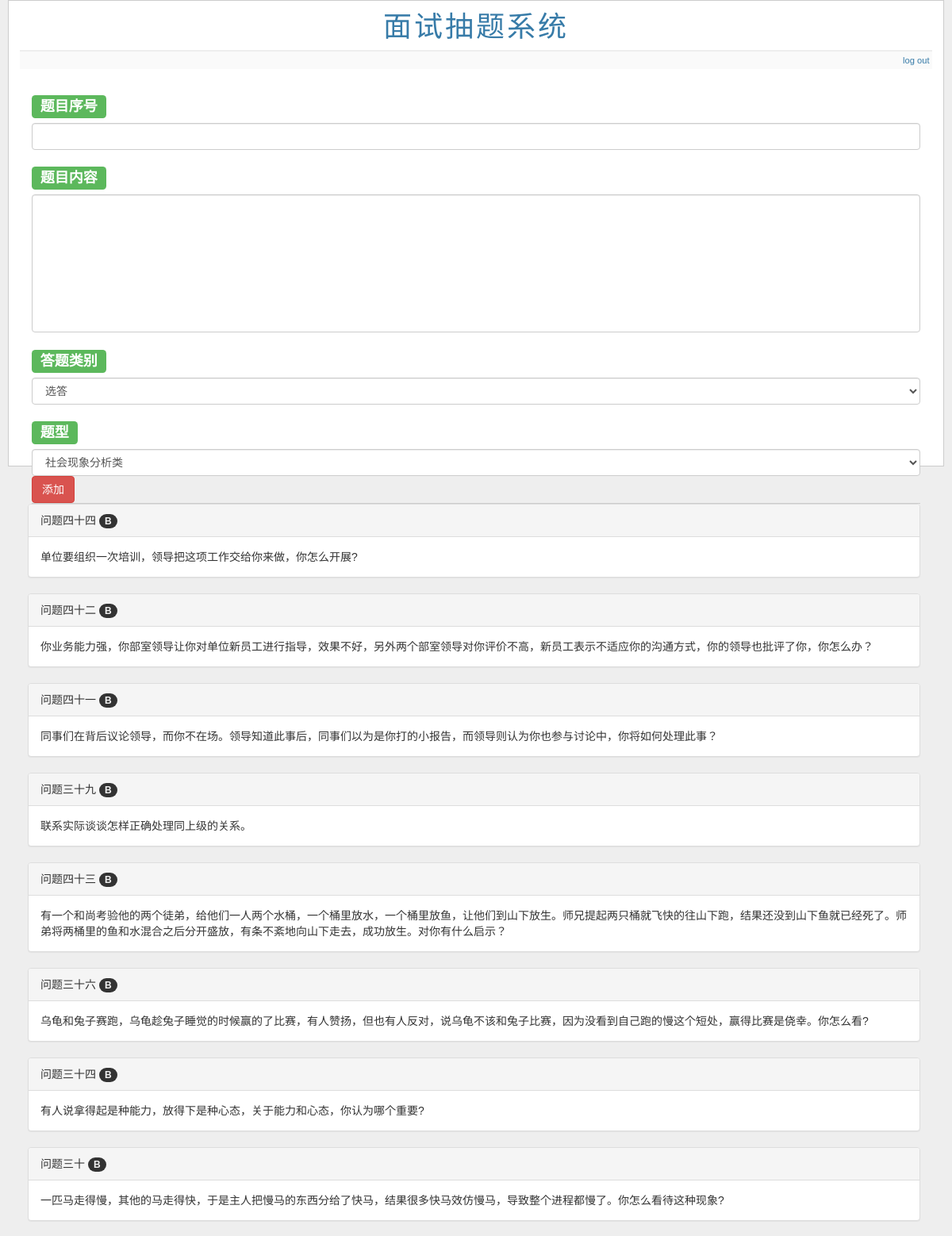
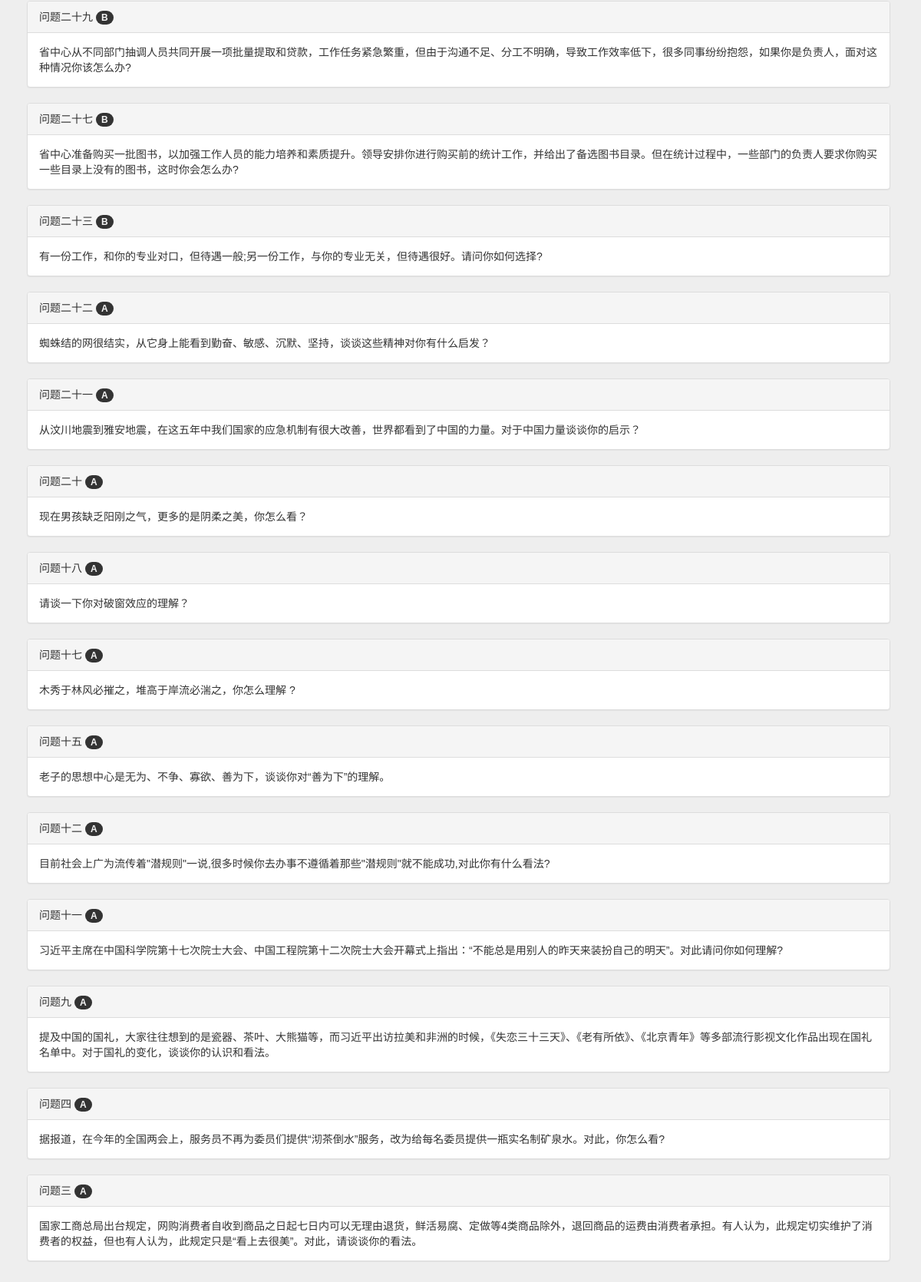
Page /manage (signed in) on the committed database (2 pictures, top to bottom).
### tables this page shows
CREATE TABLE entries (
        id integer primary key autoincrement,
        title text not null,
        text text not null,
        required char(1) NOT NULL,
        category char(20) NOT NULL
        );

### finale.py (the view)
@app.route('/manage')
def show_entries():
    if not session.get('logged_in'):
        abort('401')
    cur = g.db.execute('select title, text, required, category from entries order by id desc')
    entries = [dict(title=row[0], text=row[1], required=row[2], category=row[3]) for row in cur.fetchall()]
    return render_template('manage.html', entries=entries)

### finale.py (called while the page is built)
def connect_db():
    return sqlite3.connect(app.config['DATABASE'])

@app.before_request
def before_request():
    g.db = connect_db()

@app.teardown_request
def teardown_request(exception):
    db = getattr(g, 'db', None)
    if db is not None:
        db.close()

### templates/manage.html (shortened to what this page needs)
{% extends "layout.html" %}
{% block body %}
  {% if session.logged_in %}
      <div class="col-sm-12">
        <form action="{{ url_for('add_entry') }}" method=post class=add-entry>
            <h3><span class="label label-success">题目序号</span></h3>
            <input class="form-control" type=text size=30 name=title>
            <h3><span class="label label-success">题目内容</span></h3>
            <textarea class="form-control" rows="8" name=text></textarea>
            <h3><span class="label label-success">答题类别</span></h3>
            <select class="form-control" name="required">
                <option value="F" selected="selected">选答</option>
            </select>
            <h3><span class="label label-success">题型</span></h3>
            <select class="form-control" name="category">
                <option value="A">社会现象分析类</option>
            </select>
            <button type="submit" class="btn btn-danger">添加</button>
        </form>
      <ul class=list-inline>
  {% for entry in entries %}
      <div class="panel panel-default">
          <div class="panel-heading">
              {{ entry.title }}
              <span class="badge">{{ entry.category }}</span>
          </div>
          <div class="panel-body">
              {{ entry.text|safe }}
          </div>
      </div>
  {% else %}
    <li><em>Unbelievable.  No entries here so far</em>
  {% endfor %}
  </ul>
    </div>
  {% endif %}
{% endblock %}

### templates/layout.html (shortened to what this page needs)
<!doctype html>
<link rel="stylesheet" type="text/css" href="{{ url_for('static', filename='css/bootstrap.min.css') }}">
<link rel="stylesheet" type="text/css" href="{{ url_for('static', filename='style.css') }}">
<div class="span4 offset4 page">
  <div id="header">
      <h1>面试抽题系统</h1>
  </div>
  <div class="metanav">
  {% if not session.logged_in %}
  <a href="{{ url_for('login') }}">log in</a>
  <a href="{{ url_for('signup') }}">sign up</a>
  {% else %}
    <a href="{{ url_for('logout') }}">log out</a>
  {% endif %}
  </div>
  {% block body %}{% endblock %}
</div>

### static/style.css (style rules this page uses)
#header { text-align: center; }
a, h1, h2, dt { color: #377ba8; }
h1, h2, dt { font-family: 'Georgia', serif; margin: 0; }
h1 { border-bottom: 2px solid #eee; padding-bottom: 8px; letter-spacing: 3px; }
.page { min-height: 42em; margin: 0 10px 0 10px; border: 1px solid #ccc; padding: 1em; background: white; }
.add-entry { font-size: 0.9em; border-bottom: 1px solid #ccc; }
.metanav { text-align: right; font-size: 0.8em; padding: 0.3em; margin-bottom: 1em; background: #fafafa; }
textarea { resize: none; width: 460px; height: 300px; max-widows: 460px; max-height: 300px; }

### rows in the picture
entries: title "问题四十四", category "B", text "单位要组织一次培训，领导把这项工作交给你来做，你怎么开展?"
entries: title "问题四十二", category "B", text "你业务能力强，你部室领导让你对单位新员工进行指导，效果不好，另外两个部室领导对你评价不高，新员工表示不适应你的沟通方式，你的领导也批评了你，你怎么办？"
entries: title "问题四十一", category "B", text "同事们在背后议论领导，而你不在场。领导知道此事后，同事们以为是你打的小报告，而领导则认为你也参与讨论中，你将如何处理此事？"
entries: title "问题三十九", category "B", text "联系实际谈谈怎样正确处理同上级的关系。"
entries: title "问题四十三", category "B", text "有一个和尚考验他的两个徒弟，给他们一人两个水桶，一个桶里放水，一个桶里放鱼，让他们到山下放生。师兄提起两只桶就飞快的往山下跑，结果还没到山下鱼就已经死了。师弟将两桶里的鱼和水混合之后分开盛放，有条不紊地向山下走去，成功放生。对你有什么启示？"
entries: title "问题三十六", category "B", text "乌龟和兔子赛跑，乌龟趁兔子睡觉的时候赢的了比赛，有人赞扬，但也有人反对，说乌龟不该和兔子比赛，因为没看到自己跑的慢这个短处，赢得比赛是侥幸。你怎么看?"
entries: title "问题三十四", category "B", text "有人说拿得起是种能力，放得下是种心态，关于能力和心态，你认为哪个重要?"
entries: title "问题三十", category "B", text "一匹马走得慢，其他的马走得快，于是主人把慢马的东西分给了快马，结果很多快马效仿慢马，导致整个进程都慢了。你怎么看待这种现象?"
entries: title "问题二十九", category "B", text "省中心从不同部门抽调人员共同开展一项批量提取和贷款，工作任务紧急繁重，但由于沟通不足、分工不明确，导致工作效率低下，很多同事纷纷抱怨，如果你是负责人，面对这种情况你该怎么办?"
entries: title "问题二十七", category "B", text "省中心准备购买一批图书，以加强工作人员的能力培养和素质提升。领导安排你进行购买前的统计工作，并给出了备选图书目录。但在统计过程中，一些部门的负责人要求你购买一些目录上没有的图书，这时你会怎么办?"
entries: title "问题二十三", category "B", text "有一份工作，和你的专业对口，但待遇一般;另一份工作，与你的专业无关，但待遇很好。请问你如何选择?"
entries: title "问题二十二", category "A", text "蜘蛛结的网很结实，从它身上能看到勤奋、敏感、沉默、坚持，谈谈这些精神对你有什么启发？"
entries: title "问题二十一", category "A", text "从汶川地震到雅安地震，在这五年中我们国家的应急机制有很大改善，世界都看到了中国的力量。对于中国力量谈谈你的启示？"
entries: title "问题二十", category "A", text "现在男孩缺乏阳刚之气，更多的是阴柔之美，你怎么看？"
entries: title "问题十八", category "A", text "请谈一下你对破窗效应的理解？"
entries: title "问题十七", category "A", text "木秀于林风必摧之，堆高于岸流必湍之，你怎么理解 ?"
entries: title "问题十五", category "A", text "老子的思想中心是无为、不争、寡欲、善为下，谈谈你对“善为下”的理解。"
entries: title "问题十二", category "A", text "目前社会上广为流传着\"潜规则\"一说,很多时候你去办事不遵循着那些\"潜规则\"就不能成功,对此你有什么看法?"
entries: title "问题十一", category "A", text "习近平主席在中国科学院第十七次院士大会、中国工程院第十二次院士大会开幕式上指出：“不能总是用别人的昨天来装扮自己的明天”。对此请问你如何理解?"
entries: title "问题九", category "A", text "提及中国的国礼，大家往往想到的是瓷器、茶叶、大熊猫等，而习近平出访拉美和非洲的时候，《失恋三十三天》、《老有所依》、《北京青年》等多部流行影视文化作品出现在国礼名单中。对于国礼的变化，谈谈你的认识和看法。"
entries: title "问题四", category "A", text "据报道，在今年的全国两会上，服务员不再为委员们提供“沏茶倒水”服务，改为给每名委员提供一瓶实名制矿泉水。对此，你怎么看?"
entries: title "问题三", category "A", text "国家工商总局出台规定，网购消费者自收到商品之日起七日内可以无理由退货，鲜活易腐、定做等4类商品除外，退回商品的运费由消费者承担。有人认为，此规定切实维护了消费者的权益，但也有人认为，此规定只是“看上去很美”。对此，请谈谈你的看法。"
